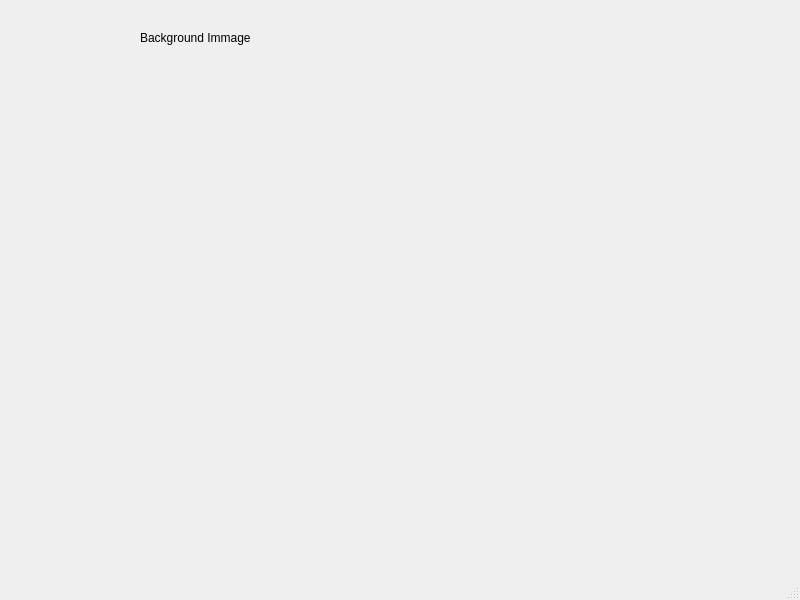
<?xml version="1.0" encoding="UTF-8"?>
<ui version="4.0">
 <class>MainWindow</class>
 <widget class="QMainWindow" name="MainWindow">
  <property name="geometry">
   <rect>
    <x>0</x>
    <y>0</y>
    <width>800</width>
    <height>600</height>
   </rect>
  </property>
  <property name="windowTitle">
   <string>MainWindow</string>
  </property>
  <widget class="QWidget" name="centralwidget">
   <widget class="QLabel" name="label">
    <property name="geometry">
     <rect>
      <x>120</x>
      <y>70</y>
      <width>611</width>
      <height>281</height>
     </rect>
    </property>
    <property name="styleSheet">
     <string notr="true">background-image: url(:/Logos/logo.png);</string>
    </property>
    <property name="text">
     <string/>
    </property>
   </widget>
   <widget class="QLabel" name="label_2">
    <property name="geometry">
     <rect>
      <x>140</x>
      <y>30</y>
      <width>151</width>
      <height>16</height>
     </rect>
    </property>
    <property name="text">
     <string>Background Immage</string>
    </property>
   </widget>
  </widget>
  <widget class="QMenuBar" name="menubar">
   <property name="geometry">
    <rect>
     <x>0</x>
     <y>0</y>
     <width>800</width>
     <height>26</height>
    </rect>
   </property>
  </widget>
  <widget class="QStatusBar" name="statusbar"/>
 </widget>
 <resources>
  <include location="Recursos.qrc"/>
 </resources>
 <connections/>
</ui>
